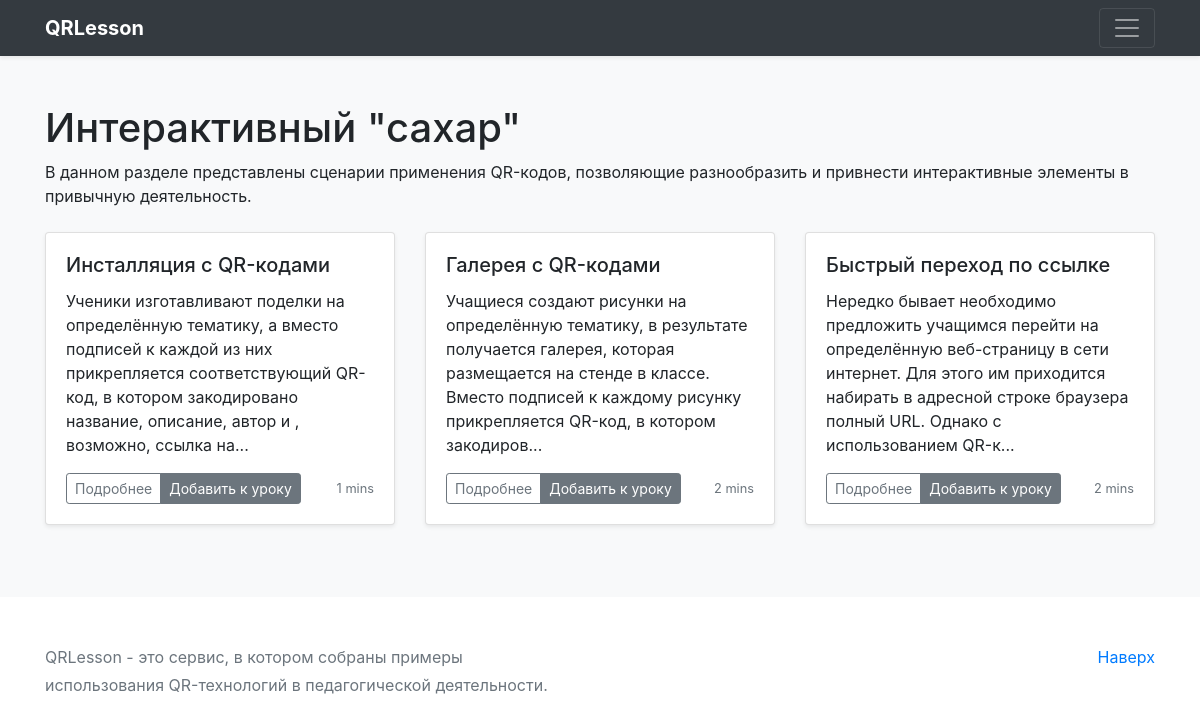
Page /sugar/ on the earlier database version.
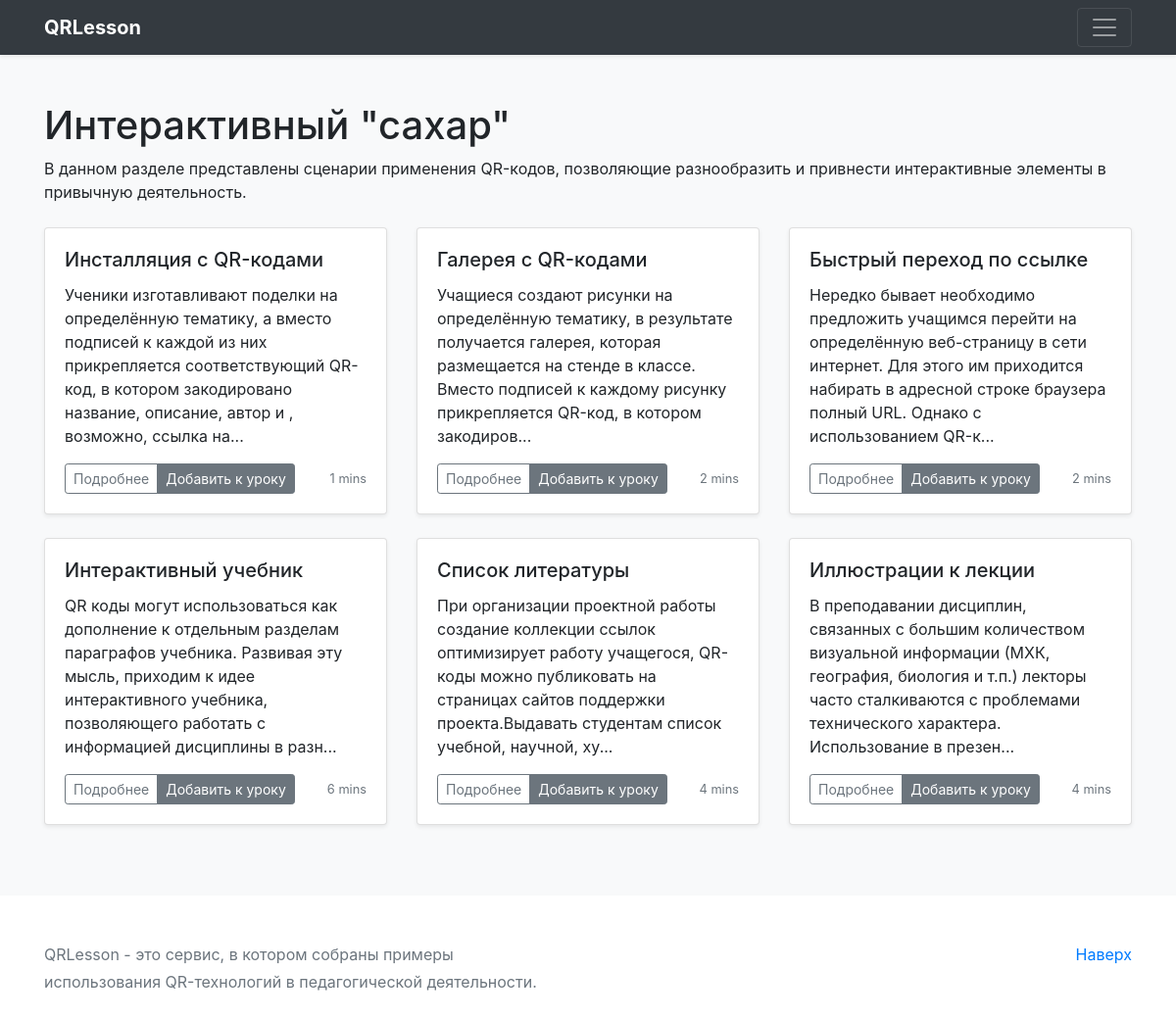
Same page on the later database version.
### qrmethods/models.py (models this page shows, shortened)
class LessonPart(models.Model):
    name = models.CharField(
        max_length=1000,
        help_text='Название раздела'
    )
    description = models.TextField(
        help_text='Описание раздела'
    )
    url = models.CharField(
        max_length=500,
        help_text='Ссылка на раздел'
    )
    def get_absolute_url(self):
        return reverse('method_list', args=[str(self.url)])
    class Meta:
        verbose_name = 'Фрагмент урока'
        verbose_name_plural = 'Фрагменты урока'

class TeachingMethod(models.Model):
    id = models.UUIDField(
        primary_key=True,
        default=uuid.uuid4,
        help_text='Уникальное ID для данного метода'
    )
    title = models.CharField(
        max_length=1000,
        help_text='Название педагогического приёма',
        verbose_name='Заголовок'
    )
    author = models.ForeignKey(User, on_delete=models.CASCADE)
    description = models.TextField(
        help_text='Описание педагогического приёма',
        verbose_name='Описание'
    )
    lesson_part = models.ForeignKey(
        'LessonPart',
        on_delete=models.SET_NULL,
        null=True,
        verbose_name='Фрагмент урока'
    )
    def get_preview(self):
        len_preview = 200
        if len(self.description) > len_preview:
            preview_string = self.description[:len_preview] + '...'
        else:
            preview_string = self.description
        return preview_string
    def get_reading_time(self):
        return len(self.description.replace(' ', '')) // 120
    def get_absolute_url(self):
        return reverse('method_detail', args=[str(self.id)])
    class Meta:
        verbose_name = 'Метод обучения'
        verbose_name_plural = 'Методы обучения'

### qrmethods/views.py (the view)
# urls.py: url(r'^(?P<section>[\w]*)/$', views.MethodListView.as_view(), name='method_list'),
class MethodListView(generic.ListView):
    model = TeachingMethod
    template_name = 'qrmethods/method_list.html'
    paginate_by = 9
    def get_queryset(self):
        qs = super().get_queryset()
        lp = self.kwargs['section']
        get_object_or_404(LessonPart, url=lp)
        return qs.filter(lesson_part__url=lp)
    def get_context_data(self, **kwargs):
        context = super().get_context_data(section_list=LessonPart.objects.all(), **kwargs)
        if 'methods' not in self.request.session:
            self.request.session['methods'] = []
        context['methods'] = self.request.session['methods']
        context['section'] = LessonPart.objects.filter(
            url=self.kwargs['section'])[0]
        return context

### qrmethods/templates/qrmethods/method_list.html (shortened to what this page needs)
{% extends "base_generic.html" %}
{% block content%}
<div class="container py-5">
  <div class="mb-4">
    <h1>{{ section.name }}</h1>
    <p>{{ section.description }}</p>
  </div>
  <div class="row">
    {% for object in object_list %}
    <div class="col-md-6 col-lg-4">
      <div class="card mb-4 shadow-sm">
        <div class="card-body">
          <h5 class="card-title">{{ object.title }}</h5>
          <p class="card-text">{{ object.get_preview }}</p>
          <div class="d-flex justify-content-between align-items-center">
            <div class="btn-group">
              <a href="{{ object.get_absolute_url }}?next={{ request.path }}" class="btn btn-sm btn-outline-secondary">Подробнее</a>
              {% if object.id|slugify not in methods %}
              <a href="{% url 'upd_session' object.id %}?next={{ request.path }}" class="btn btn-sm btn-secondary">Добавить к уроку</a>
              {% endif %}
            </div>
            <small class="text-muted">{{ object.get_reading_time }} mins</small>
          </div>
        </div>
      </div>
    </div>
    {% endfor %}
  </div>
</div>
{% endblock %}

### qrmethods/templates/base_generic.html (shortened to what this page needs)
<!doctype html>
<html lang="ru">
<head>
  <link rel="stylesheet" href="https://stackpath.bootstrapcdn.com/bootstrap/4.3.1/css/bootstrap.min.css">
  {% load static %}
  <link rel="stylesheet" href="{% static 'css/style.css' %}">
</head>
<body>
  <header>
    <div class="navbar navbar-dark bg-dark shadow-sm">
      <div class="container d-flex justify-content-between">
        <a href="{% url 'index' %}" class="navbar-brand d-flex align-items-center">
          <strong>QRLesson</strong>
        </a>
        <button class="navbar-toggler" type="button" data-toggle="collapse" data-target="#navbarHeader" aria-controls="navbarHeader" aria-expanded="false" aria-label="Toggle navigation">
          <span class="navbar-toggler-icon"></span>
        </button>
      </div>
    </div>
  </header>
  <main role="main">
    <div class="album bg-light">
      {% block content %}{% endblock %}
    </div>
  </main>
  <footer class="text-muted">
    <div class="container">
      <p class="float-right">
        <a href="#">Наверх</a>
      </p>
      <p>QRLesson - это сервис, в котором собраны примеры</p>
      <p>использования QR-технологий в педагогической деятельности.</p>
    </div>
  </footer>
</body>
</html>

### qrmethods/static/css/style.css (style rules this page uses)
footer { padding-top: 3rem; padding-bottom: 3rem; }
footer p { margin-bottom: .25rem; }

Differences in the rows shown:
added TeachingMethod: title "Интерактивный учебник", get_preview "QR коды могут использоваться как дополнение к отдельным разделам параграфов учебника. Развивая эту мысль, приходим к идее интерактивного учебника, позволяющего работать с информацией дисциплины в разн...", get_reading_time "6"
added TeachingMethod: title "Список литературы", get_preview "При организации проектной работы создание коллекции ссылок оптимизирует работу учащегося, QR-коды можно публиковать на страницах сайтов поддержки проекта.Выдавать студентам список учебной, научной, ху...", get_reading_time "4"
added TeachingMethod: title "Иллюстрации к лекции", get_preview "В преподавании дисциплин, связанных с большим количеством визуальной информации (МХК, география, биология и т.п.) лекторы часто сталкиваются с проблемами технического характера. Использование в презен...", get_reading_time "4"
